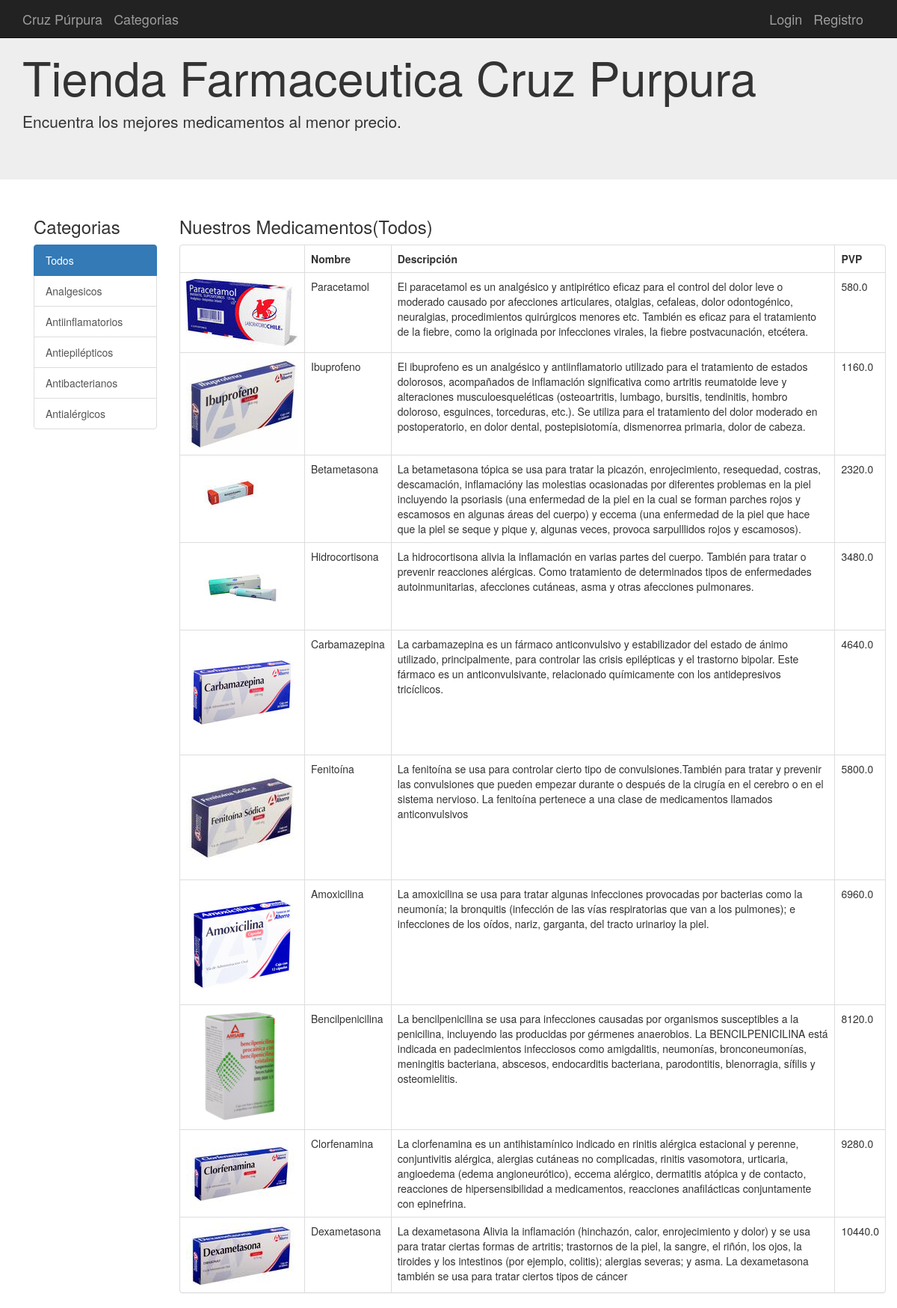
The page / on the database its author committed.
### aplicacion/models.py (models this page shows, shortened)
class Categorias(db.Model):
	__tablename__ = 'categorias'
	id = Column(Integer, primary_key=True)
	nombre = Column(String(100))
	articulos = relationship("Articulos", backref="Categorias",lazy='dynamic')
	articulos = relationship("Articulos",cascade="all, delete-orphan", backref="Categorias",lazy='dynamic')

class Articulos(db.Model):
	__tablename__ = 'articulos'
	id = Column(Integer, primary_key=True)
	nombre = Column(String(100),nullable=False)
	precio = Column(Float,default=0)
	iva = Column(Integer,default=16)
	descripcion = Column(String(255))
	image = Column(String(255))
	stock = Column(Integer,default=0)
	CategoriaId=Column(Integer,ForeignKey('categorias.id'), nullable=False)
	categoria = relationship("Categorias", backref="Articulos")
	def precio_final(self):
		return self.precio+(self.precio*self.iva/100)

### aplicacion/app.py (the view)
@app.route('/')
@app.route('/categoria/<id>')
def inicio(id='0'):
	categoria=Categorias.query.get(id)
	if id=='0':
		articulos=Articulos.query.all()
	else:
		articulos=Articulos.query.filter_by(CategoriaId=id)
	categorias=Categorias.query.all()
	return render_template("inicio.html",articulos=articulos,categorias=categorias,categoria=categoria)

### aplicacion/app.py (called while the page is built)
@app.context_processor
def contar_carrito():
	if not current_user.is_authenticated:
		return {'num_articulos':0}
	if request.cookies.get(str(current_user.id))==None:
		return {'num_articulos':0}
	else:
		datos = json.loads(request.cookies.get(str(current_user.id)))
		return {'num_articulos':len(datos)}

### aplicacion/templates/inicio.html (shortened to what this page needs)
{% extends "base.html" %}
{% block contenido %}
<div class="container">
  <div class="row">
  <div class="col-md-2">
    <h3>Categorias</h3>
    <div class="list-group">
      {% for cat in categorias %}
      {% if categoria.nombre==cat.nombre%}
        <a class="list-group-item active" href="{{url_for("inicio",id=cat.id)}}">{{cat.nombre}}</a>
      {% else %}
        <a class="list-group-item" href="{{url_for("inicio",id=cat.id)}}">{{cat.nombre}}</a>
      {% endif%}
      {% endfor %}
    </div>
    <br/>
    <br/>
  </div>
  <div class="col-md-10">
      <h3>Nuestros Medicamentos({{categoria.nombre}})</h3>
      <div class="panel panel-default">
        <table class="table table-bordered">
          <tr>
            <th></th>
            <th>Nombre</th>
            <th>Descripción</th>
            <th>PVP</th>
          </tr>
            {% for art in articulos %}
              <tr>
                {% if art.image %}
                  <td><img src="{{url_for('static',filename='upload/')}}{{art.image}}"/>
                {% else %}
                  <td><img src="{{url_for('static',filename='upload/not-found.png')}}"/>
                {% endif %}
                <td>{{art.nombre}}</td>
                <td>{{art.descripcion}}</td>
                <td>{{art.precio_final()}}</td>
              </tr>
            {% endfor %}
          </table>
    </div>
  </div>
</div>
{% endblock %}

### aplicacion/templates/base.html (shortened to what this page needs)
{% extends "bootstrap/base.html" %}
{% block navbar %}
<nav class="navbar navbar-inverse navbar-fixed-top">
      <div class="container">
        <div class="navbar-header">
          <a class="navbar-brand" href="/">Cruz Púrpura</a>
          <a class="navbar-brand" href="{{url_for('categorias')}}">Categorias</a>
        </div>
        <div id="navbar" class="navbar-collapse collapse navbar-right">
          {% if current_user.is_authenticated %}
          <a class="navbar-brand " href="/carrito"> Carrito <span class="badge">{{num_articulos}} </span></a>
          <a class="navbar-brand " href="/perfil/{{ current_user.username}}"> Perfil</a>
          <a class="navbar-brand " href="/logout"> {{ current_user.username}} (Salir)</a>
          {% else %}
          <a class="navbar-brand " href="/login">Login</a>
          <a class="navbar-brand " href="/registro">Registro</a>
          {% endif %}
        </div>
      </div>
    </nav>
    <div class="jumbotron">
      <div class="container">
        <h1>Tienda Farmaceutica Cruz Purpura</h1>
        <p>Encuentra los mejores medicamentos al menor precio.</p>
      </div>
    </div>
{% endblock %}
{% block content %}
<div class="container-fluid">
  <div class="row">
    <div class="container">
      {% block contenido %}{% endblock %}
    </div>
</div>
{% endblock %}

### rows shown on the page
Categorias: nombre "Todos"
Categorias: nombre "Analgesicos"
Categorias: nombre "Antiinflamatorios"
Categorias: nombre "Antiepilépticos"
Categorias: nombre "Antibacterianos"
Categorias: nombre "Antialérgicos"
Articulos: image (picture), nombre "Paracetamol", descripcion "El paracetamol es un analgésico y antipirético eficaz para el control del dolor leve o moderado causado por afecciones articulares, otalgias, cefaleas, dolor odontogénico, neuralgias, procedimientos quirúrgicos menores etc. También es eficaz para el tratamiento de la fiebre, como la originada por infecciones virales, la fiebre postvacunación, etcétera.", precio_final "580.0"
Articulos: image (picture), nombre "Ibuprofeno", descripcion "El ibuprofeno es un analgésico y antiinflamatorio utilizado para el tratamiento de estados dolorosos, acompañados de inflamación significativa como artritis reumatoide leve y alteraciones musculoesqueléticas (osteoartritis, lumbago, bursitis, tendinitis, hombro doloroso, esguinces, torceduras, etc.). Se utiliza para el tratamiento del dolor moderado en postoperatorio, en dolor dental, postepisiotomía, dismenorrea primaria, dolor de cabeza.", precio_final "1160.0"
Articulos: image (picture), nombre "Betametasona", descripcion "La betametasona tópica se usa para tratar la picazón, enrojecimiento, resequedad, costras, descamación, inflamacióny las molestias ocasionadas por diferentes problemas en la piel incluyendo la psoriasis (una enfermedad de la piel en la cual se forman parches rojos y escamosos en algunas áreas del cuerpo) y eccema (una enfermedad de la piel que hace que la piel se seque y pique y, algunas veces, provoca sarpulllidos rojos y escamosos).", precio_final "2320.0"
Articulos: image (picture), nombre "Hidrocortisona", descripcion "La hidrocortisona alivia la inflamación en varias partes del cuerpo. También para tratar o prevenir reacciones alérgicas. Como tratamiento de determinados tipos de enfermedades autoinmunitarias, afecciones cutáneas, asma y otras afecciones pulmonares.", precio_final "3480.0"
Articulos: image (picture), nombre "Carbamazepina", descripcion "La carbamazepina es un fármaco anticonvulsivo y estabilizador del estado de ánimo utilizado, principalmente, para controlar las crisis epilépticas y el trastorno bipolar. Este fármaco es un anticonvulsivante, relacionado químicamente con los antidepresivos tricíclicos.", precio_final "4640.0"
Articulos: image (picture), nombre "Fenitoína", descripcion "La fenitoína se usa para controlar cierto tipo de convulsiones.También para tratar y prevenir las convulsiones que pueden empezar durante o después de la cirugía en el cerebro o en el sistema nervioso. La fenitoína pertenece a una clase de medicamentos llamados anticonvulsivos", precio_final "5800.0"
Articulos: image (picture), nombre "Amoxicilina", descripcion "La amoxicilina se usa para tratar algunas infecciones provocadas por bacterias como la neumonía; la bronquitis (infección de las vías respiratorias que van a los pulmones); e infecciones de los oídos, nariz, garganta, del tracto urinarioy la piel.", precio_final "6960.0"
Articulos: image (picture), nombre "Bencilpenicilina", descripcion "La bencilpenicilina se usa para infecciones causadas por organismos susceptibles a la penicilina, incluyendo las producidas por gérmenes anaerobios. La BENCILPENICILINA está indicada en padecimientos infecciosos como amigdalitis, neumonías, bronconeumonías, meningitis bacte­­riana, abscesos, endocarditis bacteriana, parodon­titis, blenorragia, sífilis y osteomielitis.", precio_final "8120.0"
Articulos: image (picture), nombre "Clorfenamina", descripcion "La clorfenamina es un antihistamínico indicado en rinitis alérgica estacional y perenne, conjuntivitis alérgica, alergias cutáneas no complicadas, rinitis vasomotora, urticaria, angioedema (edema angioneurótico), eccema alérgico, dermatitis atópica y de contacto, reacciones de hipersensibilidad a medicamentos, reacciones anafilácticas conjuntamente con epinefrina.", precio_final "9280.0"
Articulos: image (picture), nombre "Dexametasona", descripcion "La dexametasona Alivia la inflamación (hinchazón, calor, enrojecimiento y dolor) y se usa para tratar ciertas formas de artritis; trastornos de la piel, la sangre, el riñón, los ojos, la tiroides y los intestinos (por ejemplo, colitis); alergias severas; y asma. La dexametasona también se usa para tratar ciertos tipos de cáncer", precio_final "10440.0"
